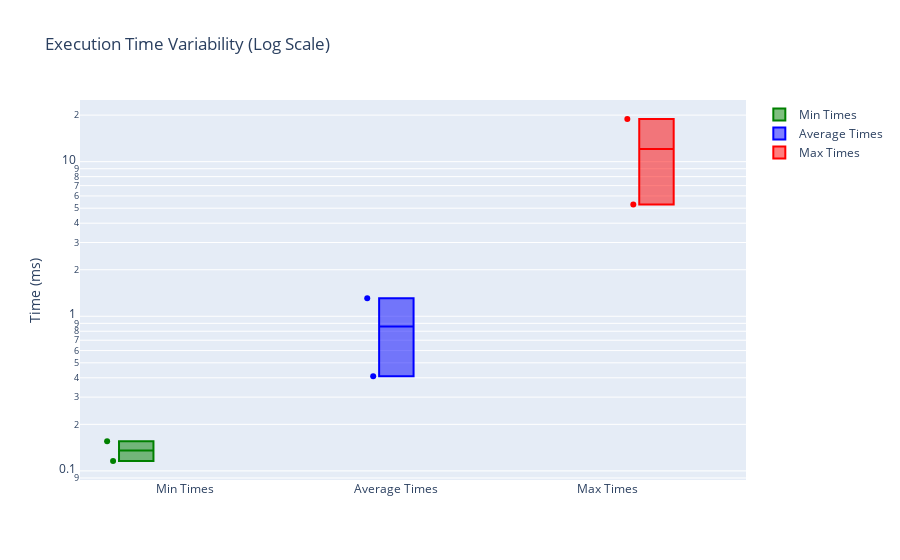

Notebook cell for this chart:
### Code cell
fig4.show()

### Figure 1 — Plotly figure (JSON) as saved in the notebook; plotly's stock layout.template omitted (floating-point values rounded to 4 significant figures)
{"data": [{"boxpoints": "all", "jitter": 0.3, "marker": {"color": "green"}, "name": "Min Times", "type": "box", "y": [0.1159, 0.1555]}, {"boxpoints": "all", "jitter": 0.3, "marker": {"color": "blue"}, "name": "Average Times", "type": "box", "y": [1.308, 0.4091]}, {"boxpoints": "all", "jitter": 0.3, "marker": {"color": "red"}, "name": "Max Times", "type": "box", "y": [18.88, 5.283]}], "layout": {"boxmode": "group", "title": {"text": "Execution Time Variability (Log Scale)"}, "yaxis": {"autorange": true, "title": {"text": "Time (ms)"}, "type": "log"}}}
